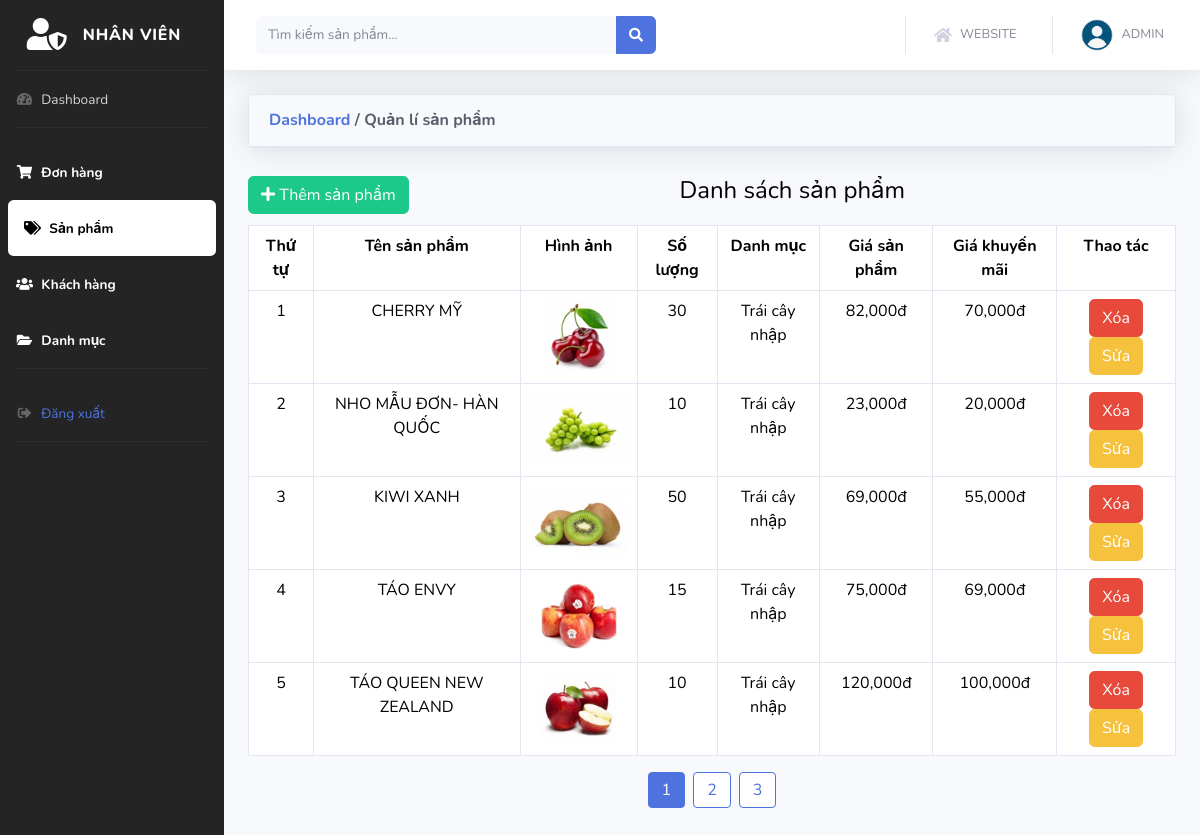
The page /nhanvien/xulysanpham.php (signed in) on the database its author committed.
### tables this page shows
CREATE TABLE `product` (
  `product_id` int(11) NOT NULL,
  `category_id` int(11) NOT NULL,
  `product_name` varchar(255) NOT NULL,
  `product_details` text NOT NULL,
  `product_description` text NOT NULL,
  `product_price` varchar(100) NOT NULL,
  `product_discount` varchar(100) NOT NULL,
  `product_acitve` int(11) NOT NULL,
  `product_hot` int(11) NOT NULL,
  `product_quantity` int(11) NOT NULL,
  `product_image` varchar(50) NOT NULL
);

CREATE TABLE `tbl_category` (
  `category_id` int(11) NOT NULL,
  `category_name` varchar(50) NOT NULL
);

### nhanvien/xulysanpham.php (the view, shortened to what this page needs)
<?php
include('../db/connect.php');
$productsPerPage = 5;
if (isset($_GET['page']) && is_numeric($_GET['page'])) {
    $currentPage = max(1, $_GET['page']);
} else {
    $currentPage = 1;
}
$begin = ($currentPage - 1) * $productsPerPage;
if (isset($_GET['keyword']) && !empty($_GET['keyword'])) {
    $keyword = mysqli_real_escape_string($mysqli, $_GET['keyword']);
    $sql_select_sp = mysqli_query($mysqli, "
        SELECT * FROM product
        INNER JOIN tbl_category ON product.category_id = tbl_category.category_id
        WHERE product_name LIKE '%$keyword%'
           OR product_description LIKE '%$keyword%'
           OR product_details LIKE '%$keyword%'
        ORDER BY product.product_id ASC");
} else {
    $sql_select_sp = mysqli_query($mysqli, "
        SELECT * FROM product
        INNER JOIN tbl_category ON product.category_id = tbl_category.category_id
        ORDER BY product.product_id ASC
        LIMIT $begin, $productsPerPage");
}
?>
<!DOCTYPE html>
<html lang="en">
<?php include('./common/head.php'); ?>
<body id="page-top">
<div id="wrapper">
    <?php include('./common/sidebar.php'); ?>
    <div id="content-wrapper" class="d-flex flex-column">
        <div id="content">
            <?php include('./common/topbar.php'); ?>
            <div class="container-fluid">
                <div class="card shadow mb-4">
                    <div class="card-header py-3">
                        <h6 class="m-0 font-weight-bold text-primary">
                            <a href="index.php">Dashboard</a>
                            <span class="text-dark"> / Quản lí sản phẩm</span>
                        </h6>
                    </div>
                </div>
                <div class="row mb-5">
                    <?php
                        if (isset($_GET['quanli']) == 'capnhat') {
                            $id_capnhat = $_GET['capnhat_id'];
                            $sql_capnhat = mysqli_query($mysqli, "SELECT * FROM product WHERE product_id='$id_capnhat'");
                            $row_capnhat = mysqli_fetch_array($sql_capnhat);
                            $id_category_1 = $row_capnhat['category_id'];
                        ?>
                            <div class="col-lg-10 col-lg-12">
                                <h4 class="py-1 text-center">Cập nhật sản phẩm</h4>
                                <form class="row" action="" method="post" enctype="multipart/form-data">
                                    <div class="col-1"></div>
                                    <div class="col-lg-5">
                                        <label for="">Tên sản phẩm</label>
                                        <input type="text" class="form-control" name="tensanpham" value="<?php echo $row_capnhat['product_name'] ?>">
                                        <label for="">Hình ảnh</label>
                                        <input type="file" class="form-control" name="hinhanh">
                                        <img style="max-width: 100px;" src="../images/<?php echo $row_capnhat['product_image'] ?>" alt=""><br>
                                        <label for="">Giá sản phẩm</label>
                                        <input type="text" class="form-control" name="giasanpham" value="<?php echo $row_capnhat['product_price'] ?>">
                                        <label for="">Giá khuyến mãi</label>
                                        <input type="text" class="form-control" name="giakhuyenmai" value="<?php echo $row_capnhat['product_discount'] ?>">
                                        <label for="">Số lượng</label>
                                        <input type="text" class="form-control" name="soluong" value="<?php echo $row_capnhat['product_quantity'] ?>">
                                        <?php
                                        $sql_danhmuc = mysqli_query($mysqli, "SELECT * FROM tbl_category ORDER BY category_id ASC");
                                        ?>
                                        <label for="">Danh mục sản phẩm</label>
                                        <select class="form-control" name="danhmuc" required>
                                            <option value="">Chọn danh mục</option>
                                            <?php
                                            while ($row_danhmuc = mysqli_fetch_array($sql_danhmuc)) {
                                            ?>
                                                <option value="<?php echo $row_danhmuc['category_id'] ?>"><?php echo $row_danhmuc['category_name'] ?></option>
                                            <?php
                                            }
                                            ?>
                                        </select>
                                        <input type="submit" name="capnhatsanpham" value="Cập nhật" class="btn btn-success my-2" style="width: 200px;">
                                    </div>
                                    <div class="col-lg-5">
                                        <label for="">Mô tả</label>
                                        <textarea rows="8" class="form-control mb-2" name="mota" style="height: 210px;"><?php echo $row_capnhat['product_description'] ?></textarea>
                                        <label for="">Chi tiết</label>
                                        <textarea rows="8" class="form-control" name="chitiet" style="height: 210px;"><?php echo $row_capnhat['product_details'] ?></textarea>
                                    </div>
                                    <div class="col-1"></div>
                                </form>
                            </div>
                        <?php
                        } else {
                        ?>
                        <div class="col-md-12">
                            <div class="d-flex justify-content-center align-items-center mb-2">
                                <div class="d-flex mr-auto">
                                    <a href="themsanpham.php" class="btn btn-success">
                                        <i class="fas fa-plus"></i> Thêm sản phẩm
                                    </a>
                                </div>
                                <h4 class="py-1 mr-auto">Danh sách sản phẩm</h4>
                            </div>
                            <table class="table table-bordered">
                                <tr class="text-center">
                                    <th>Thứ tự</th>
                                    <th>Tên sản phẩm</th>
                                    <th>Hình ảnh</th>
                                    <th>Số lượng</th>
                                    <th>Danh mục</th>
                                    <th>Giá sản phẩm</th>
                                    <th>Giá khuyến mãi</th>
                                    <th>Thao tác</th>
                                </tr>
                                <?php
                                $i = 0;
                                while ($row_sanpham = mysqli_fetch_array($sql_select_sp)) {
                                    $i++;
                                    $orderNumber = $begin + $i;
                                ?>
                                    <tr class="text-center">
                                        <td><?php echo $orderNumber ?></td>
                                        <td><?php echo $row_sanpham['product_name'] ?></td>
                                        <td><img style="max-width: 100px;" src="../images/<?php echo $row_sanpham['product_image'] ?>"></td>
                                        <td><?php echo $row_sanpham['product_quantity'] ?></td>
                                        <td><?php echo $row_sanpham['category_name'] ?></td>
                                        <td><?php echo number_format($row_sanpham['product_price']) . "đ" ?></td>
                                        <td><?php echo number_format($row_sanpham['product_discount']) . "đ" ?></td>
                                        <td>
                                            <a href="?xoa=<?php echo $row_sanpham['product_id'] ?>" class="btn btn-danger" onclick="return confirm('Bạn có chắc chắn muốn xóa sản phẩm này không?')">Xóa</a>
                                            <a href="xulysanpham.php?quanli=capnhat&capnhat_id=<?php echo $row_sanpham['product_id'] ?>" class="btn btn-warning">Sửa</a>
                                        </td>
                                    </tr>
                                <?php } ?>
                            </table>
                <?php
                    include_once('../common/paging.php')
                ?>
                        </div>
                    <?php } ?>
                </div>
            </div>
        </div>
    </div>
</div>
</body>
</html>

### rows shown on the page
product: orderNumber "1", product_name "CHERRY MỸ", product_image (picture), product_quantity "30", category.category_name "Trái cây nhập", product_price "82,000", product_discount "70,000"
product: orderNumber "2", product_name "NHO MẪU ĐƠN- HÀN QUỐC", product_image (picture), product_quantity "10", category.category_name "Trái cây nhập", product_price "23,000", product_discount "20,000"
product: orderNumber "3", product_name "KIWI XANH", product_image (picture), product_quantity "50", category.category_name "Trái cây nhập", product_price "69,000", product_discount "55,000"
product: orderNumber "4", product_name "TÁO ENVY", product_image (picture), product_quantity "15", category.category_name "Trái cây nhập", product_price "75,000", product_discount "69,000"
product: orderNumber "5", product_name "TÁO QUEEN NEW ZEALAND", product_image (picture), product_quantity "10", category.category_name "Trái cây nhập", product_price "120,000", product_discount "100,000"
